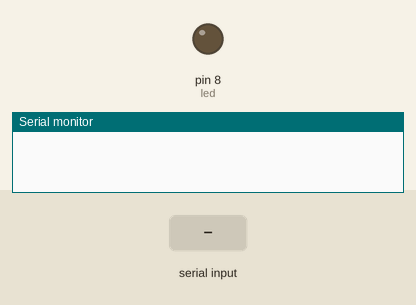
This sketch was run on a simulated Arduino Uno, built with avr-gcc and run on an emulated ATmega328P. On the bench: output pins drawn as LEDs (lit = HIGH), the last lines printed to the serial monitor. The inputs (shaded band) are chosen by the test bench.

Above: at 1.2 s.
1.3 s: "1" received over Serial
At 2.5 s:
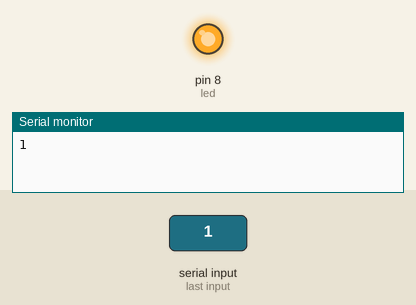
2.8 s: "0" received over Serial
At 3.9 s:
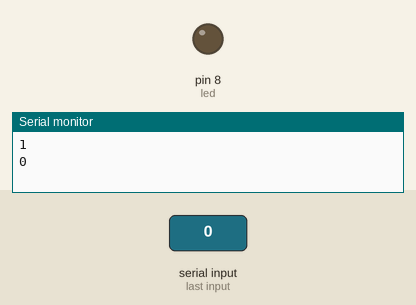
Timing chart, 0 to 5.8 s (numbered marks = the images above; inputs shaded):
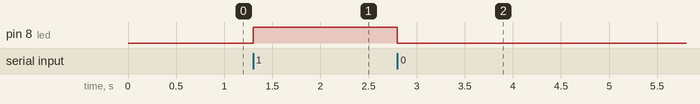

The sketch:

processEnd.ino
```cpp
int led = 8;

void setup() {
 Serial.begin(9600);
 pinMode(led, OUTPUT);
 Serial.flush();

}

void loop() {


if ( Serial.available() >0) {
  char input= Serial.read();

  if (input == '1') {
    digitalWrite(led,HIGH);
    }

  if (input == '0') {
    digitalWrite(led,LOW);
    }

  Serial.println(input);

  }

}
```

Measured:
- after the input at 1.3 s, pin 8 (led): LOW → HIGH at once
- after the input at 2.8 s, pin 8 (led): HIGH → LOW at once
